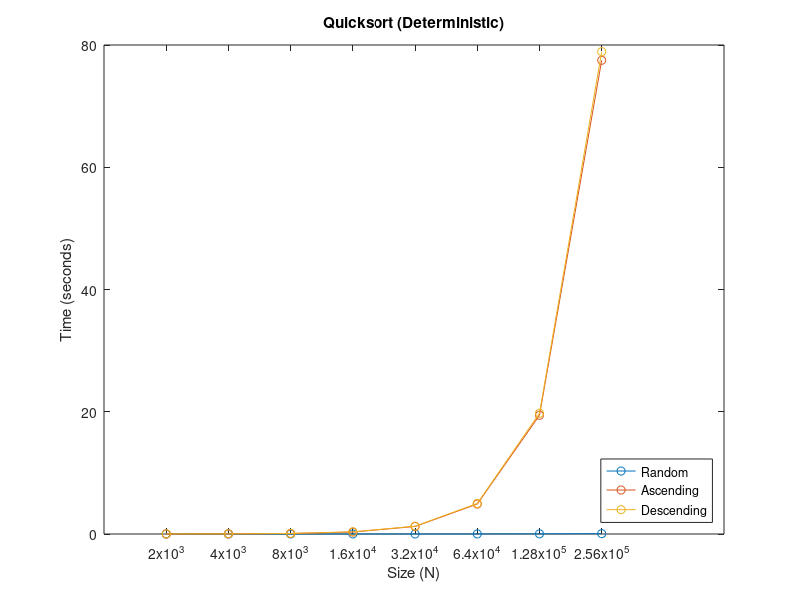
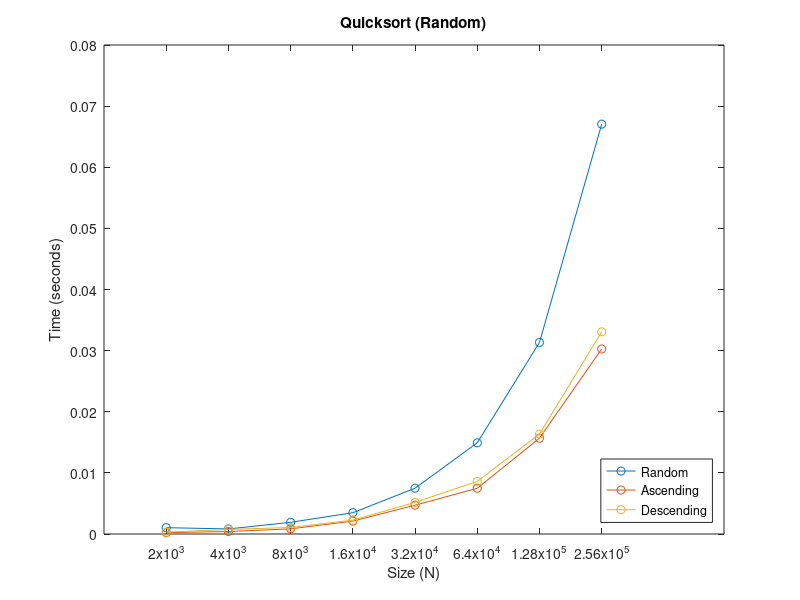
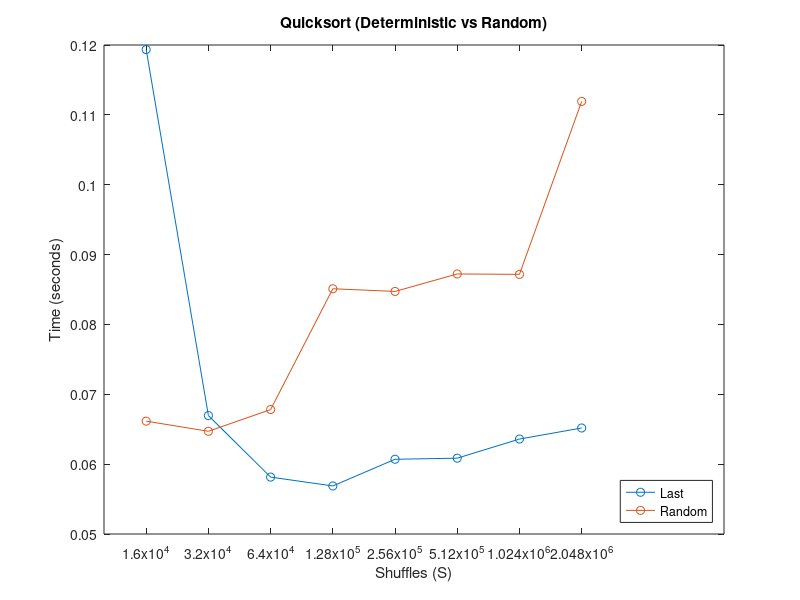

The MATLAB script that drew these images, in order:
% QuickSort (N: Random)

qs_random = [
%  N         T1       T2       T3       T4       T5       T6       T7       T8       T9      T10
  2000 	  0.000263 0.000388 0.000362 0.000274 0.000251 0.000262 0.000262 0.000281 0.000334 0.000262
  4000 	  0.000583 0.001531 0.000662 0.000629 0.000576 0.000584 0.000568 0.000594 0.005449 0.005206
  8000 	  0.001247 0.001304 0.001224 0.001269 0.001562 0.001286 0.001573 0.002612 0.002783 0.002822
  16000 	0.003503 0.003666 0.002662 0.002747 0.004270 0.002583 0.002795 0.002671 0.002710 0.002613
  32000 	0.005691 0.006538 0.006266 0.007824 0.007074 0.007206 0.006072 0.006142 0.006286 0.005718
  64000 	0.013780 0.013665 0.013888 0.012444 0.012438 0.012724 0.012523 0.012997 0.012303 0.012167
  128000 	0.028877 0.028706 0.028196 0.026599 0.027560 0.025960 0.026201 0.025697 0.026532 0.025977
  256000 	0.060560 0.061877 0.068750 0.055192 0.055451 0.055426 0.057371 0.057539 0.055079 0.057358
];

qs_random_avg = sum(qs_random(1:8, 2:11), 2) ./ 10;

% Quicksort (N: Random, Fn: Random)

qs_random_random = [
%  N        T1       T2       T3       T4       T5       T6       T7       T8       T9      T10
  2000 	 0.000338 0.000360 0.000349 0.000384 0.000466 0.003429 0.000395 0.003899 0.000389 0.000348
  4000 	 0.001125 0.000732 0.000989 0.000729 0.000861 0.000870 0.000734 0.000702 0.000799 0.000722
  8000 	 0.001823 0.001668 0.001892 0.001594 0.001597 0.004157 0.001748 0.001601 0.001534 0.001556
  16000  0.003390 0.003726 0.003396 0.003395 0.003249 0.003239 0.003392 0.003793 0.003331 0.003895
  32000  0.008273 0.007185 0.007361 0.007172 0.007168 0.007150 0.007711 0.007310 0.007740 0.007877
  64000  0.014835 0.015030 0.014904 0.014826 0.015249 0.014485 0.014794 0.014732 0.014386 0.015988
  128000 0.031628 0.031807 0.030850 0.031280 0.031118 0.031911 0.031025 0.032238 0.030286 0.031296
  256000 0.067816 0.068790 0.065330 0.065543 0.070341 0.068415 0.066163 0.066659 0.065280 0.066190
];

qs_random_random_avg = sum(qs_random_random(1:8, 2:11), 2) ./ 10;

% Quicksort (N: Ascending) 

qs_ascending = [
%  N        T1        T2        T3        T4        T5        T6        T7        T8        T9       T10
  2000 	 0.005770  0.004864  0.004615  0.012515  0.004714  0.009696  0.004992  0.010193  0.008258  0.008002
  4000 	 0.021576  0.020422  0.028876  0.026518  0.020535  0.021509  0.020150  0.021050  0.021117  0.031633
  8000 	 0.079727  0.089404  0.087644  0.079182  0.092130  0.094274  0.081257  0.081286  0.083823  0.085224
  16000  0.304528  0.314875  0.343507  0.343085  0.335932  0.345007  0.307268  0.312099  0.311550  0.318447
  32000  1.198024  1.230639  1.259273  1.232871  1.257666  1.261142  1.209532  1.212302  1.219920  1.229350
  64000  4.813198  4.948262  4.919311  5.066958  4.871870  4.847081  4.954938  4.819409  4.856087  4.935799
  128000 19.339023 19.489787 19.390403 19.388694 19.381678 19.318395 19.826248 19.406397 19.287023 19.484032
  256000 76.961617 76.908900 78.187914 76.946257 77.385098 79.346912 77.189295 77.460761 77.314520 77.285551
];

qs_ascending_avg = sum(qs_ascending(1:8, 2:11), 2) ./ 10;

% Quicksort (N: Ascending, Fn: Random)

qs_ascending_random = [
%  N        T1       T2       T3       T4       T5       T6       T7       T8       T9      T10
  2000 	 0.000190 0.000188 0.000242 0.000327 0.000205 0.000244 0.000188 0.000196 0.000193 0.000242
  4000 	 0.000416 0.000411 0.000464 0.000445 0.000420 0.000375 0.000388 0.000390 0.000398 0.000382
  8000 	 0.000853 0.000859 0.000817 0.000851 0.000840 0.000823 0.000826 0.000834 0.000811 0.000895
  16000  0.001735 0.001749 0.001717 0.001665 0.001781 0.002959 0.003473 0.002492 0.001760 0.001728
  32000  0.007484 0.003758 0.003586 0.003533 0.003559 0.005162 0.004028 0.004180 0.003506 0.008353
  64000  0.007023 0.009458 0.006900 0.008041 0.007159 0.007078 0.007708 0.007162 0.007213 0.007071
  128000 0.014762 0.016074 0.017170 0.017091 0.016993 0.014817 0.015076 0.014897 0.015273 0.014590
  256000 0.030457 0.030592 0.029902 0.030075 0.031473 0.030345 0.029722 0.030162 0.030376 0.029591
];

qs_ascending_random_avg = sum(qs_ascending_random(1:8, 2:11), 2) ./ 10;

% Quicksort (N: Descending)

qs_descending = [
%  N        T1        T2        T3        T4        T5        T6        T7        T8        T9       T10
  2000 	 0.007769  0.034776  0.005332  0.014885  0.014987  0.013143  0.012401  0.006329  0.014947  0.004821
  4000 	 0.021481  0.032118  0.026766  0.023412  0.023137  0.024492  0.028271  0.021919  0.022569  0.028807
  8000 	 0.083680  0.083997  0.097037  0.092597  0.093198  0.084474  0.093910  0.088242  0.079307  0.082689
  16000  0.307156  0.472484  0.347515  0.350062  0.357415  0.342040  0.336840  0.333076  0.349560  0.328184
  32000  1.223824  1.366145  1.273209  1.306353  1.278358  1.287496  1.267257  1.259997  1.257185  1.238724
  64000  4.944253  5.059316  5.022058  5.020489  4.996877  4.980859  5.045541  4.958585  4.957576  4.971865
  128000 19.715038 20.576861 19.557931 19.637361 19.706244 19.668743 19.658541 19.680916 19.651894 19.750736
  256000 81.376618 80.460274 78.011458 78.438143 79.348494 77.997180 78.693753 78.498913 78.051350 78.277789
];

qs_descending_avg = sum(qs_descending(1:8, 2:11), 2) ./ 10;

% Quicksort (N: Descending, Fn: Random)

qs_descending_random = [
%  N        T1        T2        T3      T4      T5      T6        T7       T8       T9      T10
  2000   0.000208 0.001141 0.000232 0.000208 0.000214 0.000212 0.000209 0.000219 0.000208 0.000207
  4000   0.000433 0.000475 0.000418 0.000457 0.000451 0.000457 0.003387 0.000415 0.000452 0.000544
  8000   0.002324 0.000934 0.000860 0.000909 0.000969 0.000933 0.000949 0.000969 0.000923 0.000898
  16000  0.001878 0.002263 0.001767 0.001889 0.001838 0.001899 0.001798 0.001844 0.001877 0.005683
  32000  0.003680 0.004069 0.005384 0.006840 0.004389 0.010642 0.003671 0.003805 0.005416 0.003843
  64000  0.008195 0.007765 0.007813 0.007989 0.009064 0.007712 0.013458 0.008394 0.007781 0.007904
  128000 0.015391 0.018043 0.016132 0.015848 0.016164 0.017132 0.016640 0.015844 0.015282 0.017007
  256000 0.032579 0.032398 0.033552 0.033821 0.033974 0.032129 0.031537 0.035248 0.032360 0.033173
];

qs_descending_random_avg = sum(qs_descending_random(1:8, 2:11), 2) ./ 10;

% Quicksort (N: Shuffle)

qs_shuffle = [
%   S        T1        T2        T3      T4      T5      T6        T7       T8       T9      T10
  16000   0.164773 0.129399 0.095121 0.116495 0.144747 0.112543 0.074035 0.105518 0.165308 0.085529
  32000   0.066464 0.082257 0.056802 0.063500 0.061168 0.074377 0.058550 0.059730 0.088625 0.058032
  64000   0.070538 0.056049 0.073190 0.065703 0.049183 0.051546 0.053784 0.050411 0.060102 0.050957
  128000  0.051521 0.061889 0.065851 0.060330 0.057326 0.055816 0.050345 0.051730 0.061466 0.052496
  256000  0.055129 0.054756 0.064275 0.067384 0.064153 0.067908 0.054778 0.059083 0.063192 0.056337
  512000  0.067747 0.055091 0.058667 0.057009 0.068805 0.063253 0.068641 0.056194 0.057463 0.055662
  1024000 0.072184 0.072500 0.072297 0.055889 0.055445 0.056291 0.066940 0.065729 0.063292 0.055364
  2048000 0.056035 0.056711 0.083373 0.067286 0.072242 0.055264 0.056045 0.066109 0.076193 0.062499
];

qs_shuffle_avg = sum(qs_shuffle(1:8, 2:11), 2) ./ 10;

% Quicksort (N: Shuffle, Fn: Random)

qs_shuffle_random = [
%  S        T1        T2        T3      T4      T5      T6        T7       T8       T9      T10
  16000   0.085019 0.066112 0.071775 0.050913 0.051870 0.065676 0.078243 0.073179 0.050863 0.067904
  32000   0.080429 0.095305 0.065139 0.072255 0.055722 0.055507 0.056870 0.057332 0.053766 0.054693
  64000   0.063720 0.082388 0.071887 0.071988 0.076346 0.062384 0.065321 0.061906 0.061728 0.060485
  128000  0.073222 0.073343 0.104201 0.080567 0.094007 0.095546 0.090048 0.098772 0.071416 0.069939
  256000  0.079729 0.079622 0.079101 0.078996 0.095814 0.088747 0.097724 0.093049 0.077477 0.076969
  512000  0.080536 0.101491 0.080006 0.079520 0.080362 0.081914 0.098920 0.101507 0.089497 0.078500
  1024000 0.080190 0.099041 0.078561 0.103533 0.080211 0.080017 0.082399 0.082364 0.100626 0.084740
  2048000 0.082812 0.081019 0.080142 0.099579 0.091526 0.336014 0.097324 0.079779 0.079733 0.091317
];

qs_shuffle_random_avg = sum(qs_shuffle_random(1:8, 2:11), 2) ./ 10;


% (A) plot all deterministic quicksorts
figure();
plot(qs_random(:,1), qs_random_avg, '-o', ...
  qs_ascending(:,1), qs_ascending_avg, '-o', ...
  qs_descending(:,1), qs_descending_avg, '-o');

title('Quicksort (Deterministic)');
xlabel('Size (N)');
ylabel('Time (seconds)');
legend('Random', 'Ascending', 'Descending', 'Location', 'southeast');
set(gca, 'xtick', qs_random(:,1));
set(gca, 'xscale', 'log');

% (B) plot all random quicksorts
figure();
hFit = plot(qs_random_random(:,1), qs_random_random_avg, '-o', ...
  qs_ascending_random(:,1), qs_ascending_random_avg, '-o', ...
  qs_descending_random(:,1), qs_descending_random_avg, '-o');

title('Quicksort (Random)');
xlabel('Size (N)');
ylabel('Time (seconds)');
legend('Random', 'Ascending', 'Descending', 'Location', 'southeast');
set(gca, 'xtick', qs_random_random(:,1));
set(gca, 'xscale', 'log');

% (C) plot quicksort with shuffled data
figure();
plot(qs_shuffle(:,1), qs_shuffle_avg, '-o', ...
  qs_shuffle_random(:,1), qs_shuffle_random_avg, '-o');
title('Quicksort (Deterministic vs Random)');
xlabel('Shuffles (S)');
ylabel('Time (seconds)');
legend('Last', 'Random', 'Location', 'southeast');
set(gca, 'xtick', qs_shuffle(:,1));
set(gca, 'xscale', 'log');

